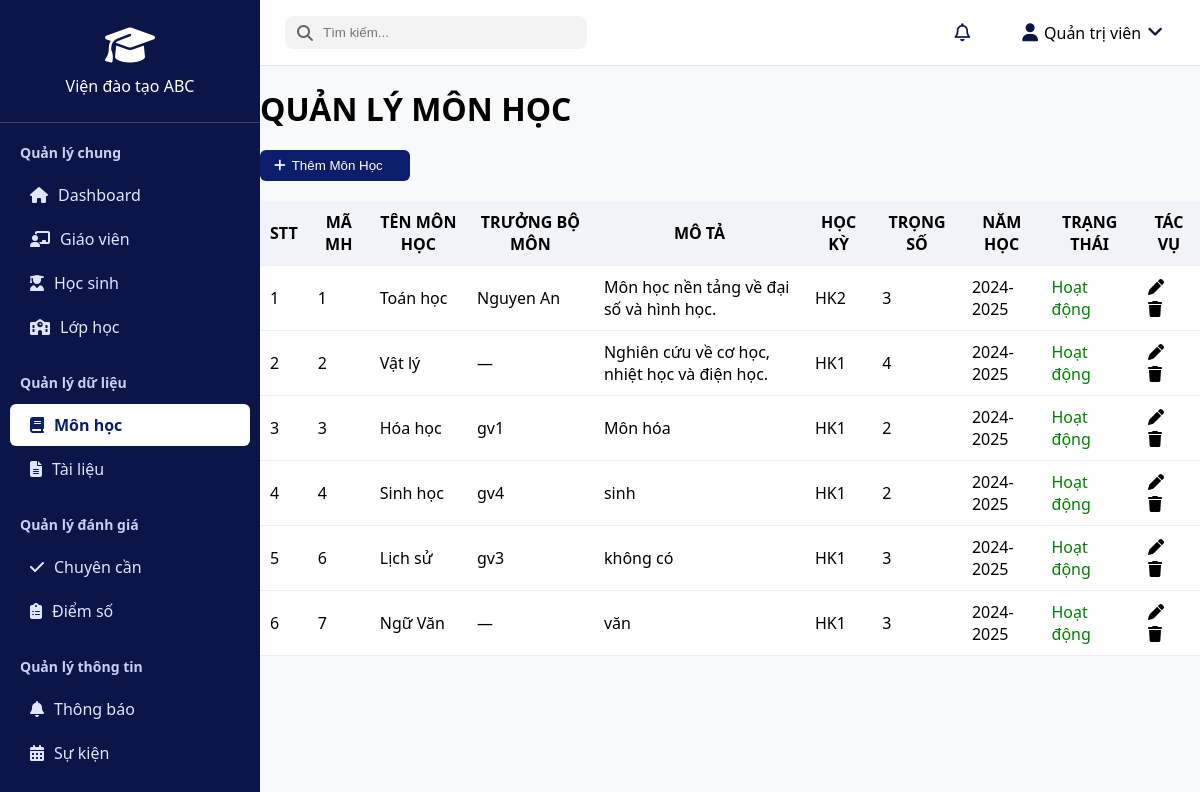
The app's page /pages/qlmonhoc.php (signed in) with its own data.
### tables this page shows
CREATE TABLE `monhoc` (
  `maMonHoc` int(11) NOT NULL,
  `tenMonHoc` varchar(100) DEFAULT NULL,
  `moTa` text NOT NULL,
  `hocKy` varchar(20) NOT NULL,
  `trongSo` float NOT NULL,
  `trangThai` varchar(50) NOT NULL,
  `namHoc` varchar(20) NOT NULL
);

### pages/qlmonhoc.php (the view, shortened to what this page needs)
<?php
include_once(__DIR__ . '/../csdl/db.php');
$sql = "
    SELECT
        m.maMonHoc,
        m.tenMonHoc,
        m.moTa,
        m.hocKy,
        m.trongSo,
        m.trangThai,
        m.namHoc,
        u.hoVaTen AS truongBoMon
    FROM monhoc m
    LEFT JOIN (
        SELECT gm.maMonHoc, gm.maGV
        FROM giaovien_monhoc gm
        GROUP BY gm.maMonHoc
    ) AS gvmh ON m.maMonHoc = gvmh.maMonHoc
    LEFT JOIN user u ON u.userID = gvmh.maGV
";
$result = $conn->query($sql);
?>
<!DOCTYPE html>
<html lang="vi">
<head>
    <link rel="stylesheet" href="https://cdnjs.cloudflare.com/ajax/libs/font-awesome/6.5.0/css/all.min.css">
    <link rel="stylesheet" href="../sidebar.css">
    <link rel="stylesheet" href="../content.css">
</head>
<body>
    <aside class="sidebar">
        <div class="sidebar-header">
            <i class="fa-solid fa-graduation-cap logo"></i>
            <h2>Viện đào tạo ABC</h2>
        </div>
        <nav class="menu">
            <div class="menu-section">
                <div class="menu-title">Quản lý chung</div>
                <ul>
                    <li onclick="window.location.href='../index.php'"><i class="fa-solid fa-house"></i> Dashboard</li>
                    <li onclick="window.location.href='../pages/qlgiaovien.php'"><i class="fa-solid fa-chalkboard-user"></i> Giáo viên</li>
                    <li onclick="window.location.href='../pages/qlhocsinh.php'"><i class="fa-solid fa-user-graduate"></i> Học sinh</li>
                    <li onclick="window.location.href='../pages/qllophoc.php'"><i class="fa-solid fa-school"></i> Lớp học</li>
                </ul>
            </div>
            <div class="menu-section">
                <div class="menu-title">Quản lý dữ liệu</div>
                <ul>
                    <li class="active" onclick="window.location.href='../pages/qlmonhoc.php'"><i class="fa-solid fa-book"></i> Môn học</li>
                    <li onclick="window.location.href='../pages/qltailieu.php'"><i class="fa-solid fa-file-lines"></i> Tài liệu</li>
                </ul>
            </div>
            <div class="menu-section">
                <div class="menu-title">Quản lý đánh giá</div>
                <ul>
                    <li onclick="window.location.href='../pages/qlchuyencan.php'"><i class="fa-solid fa-check"></i> Chuyên cần</li>
                    <li onclick="window.location.href='../pages/qldiemso.php'"><i class="fa-solid fa-clipboard-list"></i> Điểm số</li>
                </ul>
            </div>
            <div class="menu-section">
                <div class="menu-title">Quản lý thông tin</div>
                <ul>
                    <li><i class="fa-solid fa-bell"></i> Thông báo</li>
                    <li><i class="fa-solid fa-calendar-days"></i> Sự kiện</li>
                </ul>
            </div>
        </nav>
    </aside>
    <div class="main-content">
        <header class="header">
            <div class="left">
                <div class="search-box">
                    <i class="fa-solid fa-magnifying-glass"></i>
                    <input type="text" placeholder="Tìm kiếm...">
                </div>
            </div>
            <div class="right">
                <div class="notification-area">
                    <i class="fa-regular fa-bell" id="bellIcon"></i>
                </div>
                <div class="user-info" onclick="toggleUserMenu()">
                    <i class="fa-solid fa-user"></i>
                    <span>Quản trị viên</span>
                    <i class="fa-solid fa-angle-down"></i>
                </div>
            </div>
        </header>
        <h1>QUẢN LÝ MÔN HỌC</h1>
        <button class="add-btn" onclick="showAddPopup()"><i class="fa-solid fa-plus"></i> Thêm Môn Học</button>
        <table>
            <thead>
                <tr>
                    <th>STT</th>
                    <th>MÃ MH</th>
                    <th>TÊN MÔN HỌC</th>
                    <th>TRƯỞNG BỘ MÔN</th>
                    <th>MÔ TẢ</th>
                    <th>HỌC KỲ</th>
                    <th>TRỌNG SỐ</th>
                    <th>NĂM HỌC</th>
                    <th>TRẠNG THÁI</th>
                    <th>TÁC VỤ</th>
                </tr>
            </thead>
            <tbody>
                <?php if ($result->num_rows > 0): $stt = 1;
                    while ($row = $result->fetch_assoc()): ?>
                        <tr data-id="<?= $row['maMonHoc'] ?>">
                            <td><?= $stt++ ?></td>
                            <td><?= $row['maMonHoc'] ?></td>
                            <td><?= htmlspecialchars($row['tenMonHoc']) ?></td>
                            <td><?= htmlspecialchars($row['truongBoMon'] ?? '—') ?></td>
                            <td><?= htmlspecialchars($row['moTa']) ?></td>
                            <td><?= htmlspecialchars($row['hocKy']) ?></td>
                            <td><?= htmlspecialchars($row['trongSo']) ?></td>
                            <td><?= htmlspecialchars($row['namHoc']) ?></td>
                            <td><span class="status <?= $row['trangThai'] === 'Hoạt động' ? 'active' : 'inactive' ?>">
                                    <?= htmlspecialchars($row['trangThai']) ?>
                                </span></td>
                            <td class="actions">
                                <i class="fa-solid fa-pen edit-btn"></i>
                                <i class="fa-solid fa-trash delete-btn"></i>
                            </td>
                        </tr>
                    <?php endwhile;
                else: ?>
                    <tr>
                        <td colspan="10" style="text-align:center;">Không có dữ liệu</td>
                    </tr>
                <?php endif; ?>
            </tbody>
        </table>
    </div>
</body>
</html>

### sidebar.css (style rules this page uses)
body { margin: 0; font-family: "Segoe UI", sans-serif; background-color: #f4f6f8; }
.sidebar { width: 260px; background-color: #0b1e6b; color: #fff; display: flex; flex-direction: column; }
.sidebar-header { text-align: center; padding: 25px 10px; border-bottom: 1px solid rgba(255,255,255,0.2); }
.sidebar-header .logo { font-size: 40px; margin-bottom: 10px; }
.sidebar-header h2 { font-size: 16px; margin: 0; font-weight: 500; }
.menu { flex: 1; overflow-y: auto; padding: 10px 0; }
.menu-section { margin-bottom: 15px; }
.menu-title { font-weight: bold; font-size: 14px; padding: 10px 20px; color: #c8d0f0; }
.menu ul { list-style: none; margin: 0; padding: 0; }
.menu li { padding: 10px 20px; display: flex; align-items: center; gap: 10px; cursor: pointer; color: #e0e5ff; transition: background 0.2s ease, color 0.2s ease; border-radius: 6px; margin: 2px 10px; }
.menu li.active { background-color: #fff; color: #0b1e6b; font-weight: 600; }

### content.css (style rules this page uses)
body { margin: 0; font-family: "Segoe UI", sans-serif; background: white; display: flex; height: 100vh; }
.sidebar { width: 260px; height: 100vh; background: #0b1548; color: white; flex-shrink: 0; position: fixed; top: 0; left: 0; overflow-y: auto; }
.main-content { margin-left: 260px; width: calc(100% - 260px); display: flex; flex-direction: column; height: 100vh; }
.header { height: 65px; background: #fff; display: flex; align-items: center; justify-content: space-between; padding: 0 25px; border-bottom: 1px solid #e2e2e2; position: sticky; top: 0; z-index: 0; }
.search-box { display: flex; align-items: center; background: #f3f3f3; border-radius: 8px; padding: 8px 12px; }
.search-box i { color: #666; margin-right: 8px; }
.search-box input { border: none; outline: none; background: transparent; width: 250px; }
.header .right { display: flex; align-items: center; gap: 20px; }
.header .right i { font-size: 18px; color: #0b1548; cursor: pointer; }
.user-info { display: flex; align-items: center; gap: 6px; cursor: pointer; position: relative; font-weight: 500; padding: 8px 12px; border-radius: 8px; transition: background 0.2s ease; }
.notification-area { position: relative; margin-right: 20px; cursor: pointer; }
.notification-area i { font-size: 20px; position: relative; }

### pages/qlmonhoc.php (style rules this page uses)
body { font-family: "Segoe UI", sans-serif; background: #f8f9fb; margin: 0; }
h1 { margin-bottom: 20px; }
.add-btn { background: #0b1e6b; color: white; border: none; padding: 8px 14px; border-radius: 6px; cursor: pointer; display: flex; align-items: center; gap: 6px; width: 150px; }
table { width: 100%; border-collapse: collapse; background: white; margin-top: 20px; }
th, td { padding: 10px; border-bottom: 1px solid #eee; }
th { background: #f1f3f9; }
.status.active { color: green; font-weight: 500; }
.actions i { cursor: pointer; margin-right: 10px; }

### records on screen
monhoc: maMonHoc "1", tenMonHoc "Toán học", truongBoMon "Nguyen An", moTa "Môn học nền tảng về đại số và hình học.", hocKy "HK2", trongSo "3", namHoc "2024-2025", trangThai "Hoạt động"
monhoc: maMonHoc "2", tenMonHoc "Vật lý", truongBoMon "—", moTa "Nghiên cứu về cơ học, nhiệt học và điện học.", hocKy "HK1", trongSo "4", namHoc "2024-2025", trangThai "Hoạt động"
monhoc: maMonHoc "3", tenMonHoc "Hóa học", truongBoMon "gv1", moTa "Môn hóa", hocKy "HK1", trongSo "2", namHoc "2024-2025", trangThai "Hoạt động"
monhoc: maMonHoc "4", tenMonHoc "Sinh học", truongBoMon "gv4", moTa "sinh", hocKy "HK1", trongSo "2", namHoc "2024-2025", trangThai "Hoạt động"
monhoc: maMonHoc "6", tenMonHoc "Lịch sử", truongBoMon "gv3", moTa "không có", hocKy "HK1", trongSo "3", namHoc "2024-2025", trangThai "Hoạt động"
monhoc: maMonHoc "7", tenMonHoc "Ngữ Văn", truongBoMon "—", moTa "văn", hocKy "HK1", trongSo "3", namHoc "2024-2025", trangThai "Hoạt động"
